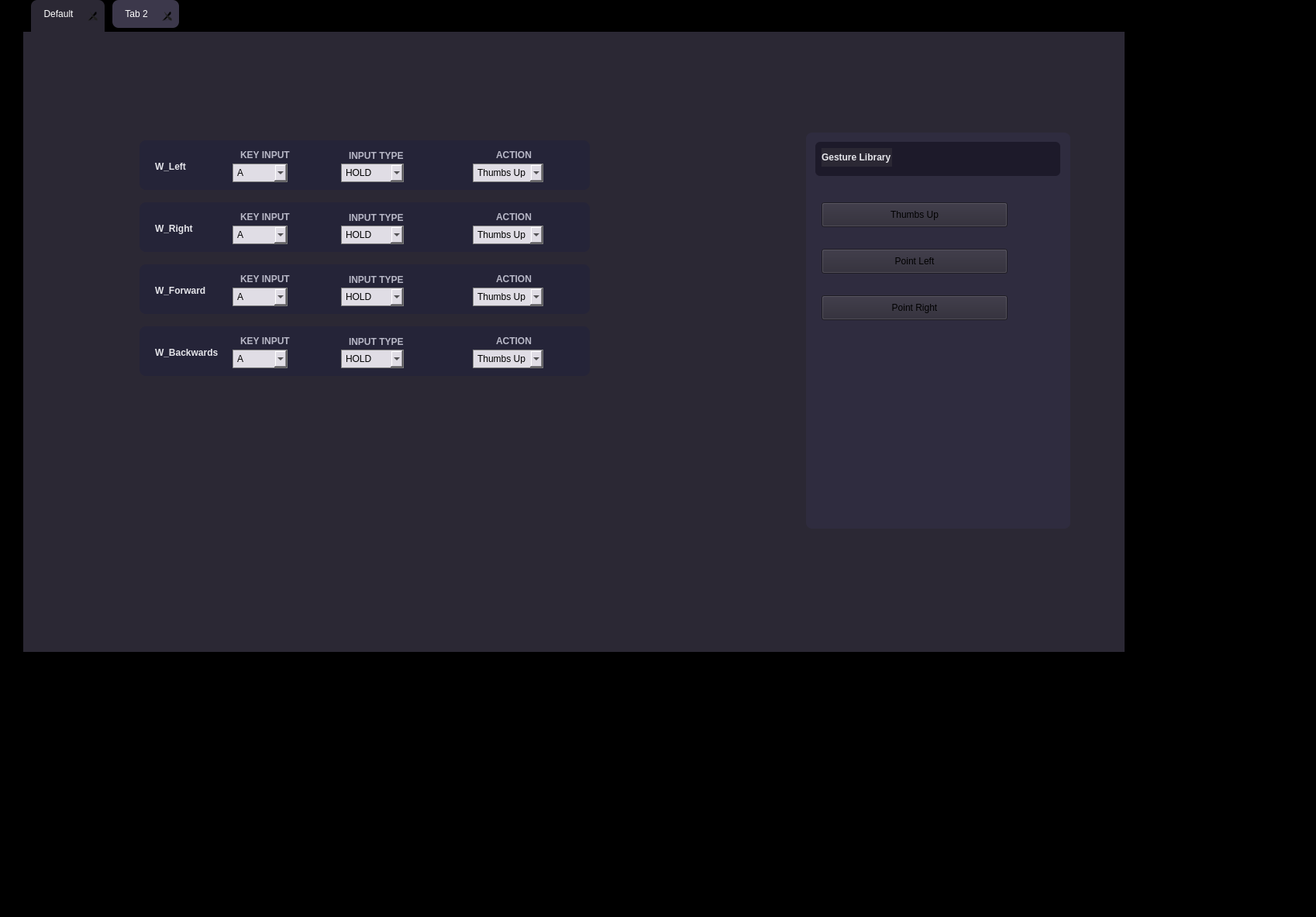
<?xml version="1.0" encoding="UTF-8"?>
<ui version="4.0">
 <class>Form</class>
 <widget class="QWidget" name="Form">
  <property name="enabled">
   <bool>true</bool>
  </property>
  <property name="geometry">
   <rect>
    <x>0</x>
    <y>0</y>
    <width>1698</width>
    <height>1183</height>
   </rect>
  </property>
  <property name="windowTitle">
   <string>Form</string>
  </property>
  <property name="styleSheet">
   <string notr="true">background-color: rgb(0, 0, 0);</string>
  </property>
  <widget class="QTabWidget" name="tabWidget">
   <property name="enabled">
    <bool>true</bool>
   </property>
   <property name="geometry">
    <rect>
     <x>30</x>
     <y>0</y>
     <width>1421</width>
     <height>841</height>
    </rect>
   </property>
   <property name="styleSheet">
    <string notr="true">QTabBar {
	border:none;
}

QTabWidget {
	background-color: rgb(0, 0, 0);
}

QTabBar::tab {
    background: #3C384B;
    color: #ffffff;
    padding: 8px 16px;
    border-radius: 8px;
    margin-left: 10px;
    margin-bottom: 5px;
}

QTabBar::tab:selected {
    background: #2B2834;
	border-bottom-left-radius: 0px; 
	border-bottom-right-radius: 0px; 
	margin-bottom: -1px;
	padding: 8px 16px 14px 16px;
}

QTabWidget::pane {
	background-color: #2B2834;

}
QTabBar::close-button {
image: url(C:/Users/Xi Yang How/Desktop/SIM/Y3S3/FYP/designerapp/resource/Delete-1--Streamline-Core.png);
padding: 1px 3px 5px 3px;
subcontrol-origin: padding;
subcontrol-position: right;

}


</string>
   </property>
   <property name="tabShape">
    <enum>QTabWidget::TabShape::Rounded</enum>
   </property>
   <property name="currentIndex">
    <number>0</number>
   </property>
   <property name="iconSize">
    <size>
     <width>32</width>
     <height>32</height>
    </size>
   </property>
   <property name="documentMode">
    <bool>false</bool>
   </property>
   <property name="tabsClosable">
    <bool>true</bool>
   </property>
   <property name="movable">
    <bool>false</bool>
   </property>
   <property name="tabBarAutoHide">
    <bool>false</bool>
   </property>
   <widget class="QWidget" name="tab">
    <property name="styleSheet">
     <string notr="true">background-color: #2B2834
</string>
    </property>
    <attribute name="title">
     <string>Default</string>
    </attribute>
    <widget class="QFrame" name="frameAction">
     <property name="geometry">
      <rect>
       <x>150</x>
       <y>140</y>
       <width>581</width>
       <height>64</height>
      </rect>
     </property>
     <property name="styleSheet">
      <string notr="true">QFrame { background-color: #252438; border-radius: 8px; }</string>
     </property>
     <property name="frameShape">
      <enum>QFrame::Shape::StyledPanel</enum>
     </property>
     <widget class="QComboBox" name="comboType">
      <property name="geometry">
       <rect>
        <x>260</x>
        <y>30</y>
        <width>81</width>
        <height>24</height>
       </rect>
      </property>
      <property name="styleSheet">
       <string notr="true">QComboBox {
    background-color: #e0dde5;
    color: black;
    border: 1px solid gray;  /* Optional: Adds a border so it doesn't look flat */
    padding: 5px;            /* Optional: Adds space for text breathing room */
}

/* Optional: If you want the drop-down list (popup) to match the color */
QComboBox QAbstractItemView {
    background-color: #e0dde5;
    color: black;
    selection-background-color: #a09d9d; /* Color when hovering over an item */
}</string>
      </property>
      <item>
       <property name="text">
        <string>HOLD</string>
       </property>
      </item>
      <item>
       <property name="text">
        <string>PRESS</string>
       </property>
      </item>
      <item>
       <property name="text">
        <string>TOGGLE</string>
       </property>
      </item>
     </widget>
     <widget class="QLabel" name="lblInputType">
      <property name="geometry">
       <rect>
        <x>270</x>
        <y>10</y>
        <width>81</width>
        <height>20</height>
       </rect>
      </property>
      <property name="styleSheet">
       <string notr="true">QLabel { color: #B8B8C7; font-weight: 600; }</string>
      </property>
      <property name="text">
       <string>INPUT TYPE</string>
      </property>
     </widget>
     <widget class="QLabel" name="lblAction">
      <property name="geometry">
       <rect>
        <x>460</x>
        <y>10</y>
        <width>51</width>
        <height>18</height>
       </rect>
      </property>
      <property name="styleSheet">
       <string notr="true">QLabel { color: #B8B8C7; font-weight: 600; }</string>
      </property>
      <property name="text">
       <string>ACTION</string>
      </property>
     </widget>
     <widget class="QComboBox" name="comboKey">
      <property name="geometry">
       <rect>
        <x>120</x>
        <y>30</y>
        <width>71</width>
        <height>24</height>
       </rect>
      </property>
      <property name="autoFillBackground">
       <bool>false</bool>
      </property>
      <property name="styleSheet">
       <string notr="true">QComboBox {
    background-color: #e0dde5;
    color: black;
    border: 1px solid gray;  /* Optional: Adds a border so it doesn't look flat */
    padding: 5px;            /* Optional: Adds space for text breathing room */
}

/* Optional: If you want the drop-down list (popup) to match the color */
QComboBox QAbstractItemView {
    background-color: #e0dde5;
    color: black;
    selection-background-color: #a09d9d; /* Color when hovering over an item */
}</string>
      </property>
      <item>
       <property name="text">
        <string>A</string>
       </property>
      </item>
      <item>
       <property name="text">
        <string>B</string>
       </property>
      </item>
      <item>
       <property name="text">
        <string>C</string>
       </property>
      </item>
      <item>
       <property name="text">
        <string>W</string>
       </property>
      </item>
      <item>
       <property name="text">
        <string>S</string>
       </property>
      </item>
      <item>
       <property name="text">
        <string>Left</string>
       </property>
      </item>
      <item>
       <property name="text">
        <string>Right</string>
       </property>
      </item>
     </widget>
     <widget class="QLabel" name="lblKeyInput">
      <property name="geometry">
       <rect>
        <x>130</x>
        <y>10</y>
        <width>71</width>
        <height>18</height>
       </rect>
      </property>
      <property name="styleSheet">
       <string notr="true">QLabel { color: #B8B8C7; font-weight: 600; }</string>
      </property>
      <property name="text">
       <string>KEY INPUT</string>
      </property>
     </widget>
     <widget class="QLabel" name="lblActionName">
      <property name="geometry">
       <rect>
        <x>20</x>
        <y>20</y>
        <width>81</width>
        <height>28</height>
       </rect>
      </property>
      <property name="styleSheet">
       <string notr="true">QLabel { color: #E5E5EA; font-weight: 600; }</string>
      </property>
      <property name="text">
       <string>W_Left</string>
      </property>
     </widget>
     <widget class="QComboBox" name="comboAction">
      <property name="geometry">
       <rect>
        <x>430</x>
        <y>30</y>
        <width>91</width>
        <height>24</height>
       </rect>
      </property>
      <property name="styleSheet">
       <string notr="true">QComboBox {
    background-color: #e0dde5;
    color: black;
    border: 1px solid gray;  /* Optional: Adds a border so it doesn't look flat */
    padding: 5px;            /* Optional: Adds space for text breathing room */
}

/* Optional: If you want the drop-down list (popup) to match the color */
QComboBox QAbstractItemView {
    background-color: #e0dde5;
    color: black;
    selection-background-color: #a09d9d; /* Color when hovering over an item */
}</string>
      </property>
      <item>
       <property name="text">
        <string>Thumbs Up</string>
       </property>
      </item>
      <item>
       <property name="text">
        <string>Point Left</string>
       </property>
      </item>
      <item>
       <property name="text">
        <string>Point Right</string>
       </property>
      </item>
     </widget>
    </widget>
    <widget class="QFrame" name="frameAction_2">
     <property name="geometry">
      <rect>
       <x>150</x>
       <y>220</y>
       <width>581</width>
       <height>64</height>
      </rect>
     </property>
     <property name="styleSheet">
      <string notr="true">QFrame { background-color: #252438; border-radius: 8px; }</string>
     </property>
     <property name="frameShape">
      <enum>QFrame::Shape::StyledPanel</enum>
     </property>
     <widget class="QComboBox" name="comboType_2">
      <property name="geometry">
       <rect>
        <x>260</x>
        <y>30</y>
        <width>81</width>
        <height>24</height>
       </rect>
      </property>
      <property name="styleSheet">
       <string notr="true">QComboBox {
    background-color: #e0dde5;
    color: black;
    border: 1px solid gray;  /* Optional: Adds a border so it doesn't look flat */
    padding: 5px;            /* Optional: Adds space for text breathing room */
}

/* Optional: If you want the drop-down list (popup) to match the color */
QComboBox QAbstractItemView {
    background-color: #e0dde5;
    color: black;
    selection-background-color: #a09d9d; /* Color when hovering over an item */
}</string>
      </property>
      <item>
       <property name="text">
        <string>HOLD</string>
       </property>
      </item>
      <item>
       <property name="text">
        <string>PRESS</string>
       </property>
      </item>
      <item>
       <property name="text">
        <string>TOGGLE</string>
       </property>
      </item>
     </widget>
     <widget class="QLabel" name="lblInputType_2">
      <property name="geometry">
       <rect>
        <x>270</x>
        <y>10</y>
        <width>81</width>
        <height>20</height>
       </rect>
      </property>
      <property name="styleSheet">
       <string notr="true">QLabel { color: #B8B8C7; font-weight: 600; }</string>
      </property>
      <property name="text">
       <string>INPUT TYPE</string>
      </property>
     </widget>
     <widget class="QLabel" name="lblAction_2">
      <property name="geometry">
       <rect>
        <x>460</x>
        <y>10</y>
        <width>51</width>
        <height>18</height>
       </rect>
      </property>
      <property name="styleSheet">
       <string notr="true">QLabel { color: #B8B8C7; font-weight: 600; }</string>
      </property>
      <property name="text">
       <string>ACTION</string>
      </property>
     </widget>
     <widget class="QComboBox" name="comboKey_2">
      <property name="geometry">
       <rect>
        <x>120</x>
        <y>30</y>
        <width>71</width>
        <height>24</height>
       </rect>
      </property>
      <property name="styleSheet">
       <string notr="true">QComboBox {
    background-color: #e0dde5;
    color: black;
    border: 1px solid gray;  /* Optional: Adds a border so it doesn't look flat */
    padding: 5px;            /* Optional: Adds space for text breathing room */
}

/* Optional: If you want the drop-down list (popup) to match the color */
QComboBox QAbstractItemView {
    background-color: #e0dde5;
    color: black;
    selection-background-color: #a09d9d; /* Color when hovering over an item */
}</string>
      </property>
      <property name="currentText">
       <string>A</string>
      </property>
      <item>
       <property name="text">
        <string>A</string>
       </property>
      </item>
      <item>
       <property name="text">
        <string>B</string>
       </property>
      </item>
      <item>
       <property name="text">
        <string>C</string>
       </property>
      </item>
      <item>
       <property name="text">
        <string>W</string>
       </property>
      </item>
      <item>
       <property name="text">
        <string>S</string>
       </property>
      </item>
      <item>
       <property name="text">
        <string>Left</string>
       </property>
      </item>
      <item>
       <property name="text">
        <string>Right</string>
       </property>
      </item>
     </widget>
     <widget class="QLabel" name="lblKeyInput_2">
      <property name="geometry">
       <rect>
        <x>130</x>
        <y>10</y>
        <width>71</width>
        <height>18</height>
       </rect>
      </property>
      <property name="styleSheet">
       <string notr="true">QLabel { color: #B8B8C7; font-weight: 600; }</string>
      </property>
      <property name="text">
       <string>KEY INPUT</string>
      </property>
     </widget>
     <widget class="QLabel" name="lblActionName_2">
      <property name="geometry">
       <rect>
        <x>20</x>
        <y>20</y>
        <width>81</width>
        <height>28</height>
       </rect>
      </property>
      <property name="styleSheet">
       <string notr="true">QLabel { color: #E5E5EA; font-weight: 600; }</string>
      </property>
      <property name="text">
       <string>W_Right</string>
      </property>
     </widget>
     <widget class="QComboBox" name="comboAction_2">
      <property name="geometry">
       <rect>
        <x>430</x>
        <y>30</y>
        <width>91</width>
        <height>24</height>
       </rect>
      </property>
      <property name="styleSheet">
       <string notr="true">QComboBox {
    background-color: #e0dde5;
    color: black;
    border: 1px solid gray;  /* Optional: Adds a border so it doesn't look flat */
    padding: 5px;            /* Optional: Adds space for text breathing room */
}

/* Optional: If you want the drop-down list (popup) to match the color */
QComboBox QAbstractItemView {
    background-color: #e0dde5;
    color: black;
    selection-background-color: #a09d9d; /* Color when hovering over an item */
}</string>
      </property>
      <item>
       <property name="text">
        <string>Thumbs Up</string>
       </property>
      </item>
      <item>
       <property name="text">
        <string>Point Left</string>
       </property>
      </item>
      <item>
       <property name="text">
        <string>Point Right</string>
       </property>
      </item>
     </widget>
    </widget>
    <widget class="QFrame" name="frameAction_3">
     <property name="geometry">
      <rect>
       <x>150</x>
       <y>380</y>
       <width>581</width>
       <height>64</height>
      </rect>
     </property>
     <property name="styleSheet">
      <string notr="true">QFrame { background-color: #252438; border-radius: 8px; }</string>
     </property>
     <property name="frameShape">
      <enum>QFrame::Shape::StyledPanel</enum>
     </property>
     <widget class="QComboBox" name="comboType_3">
      <property name="geometry">
       <rect>
        <x>260</x>
        <y>30</y>
        <width>81</width>
        <height>24</height>
       </rect>
      </property>
      <property name="styleSheet">
       <string notr="true">QComboBox {
    background-color: #e0dde5;
    color: black;
    border: 1px solid gray;  /* Optional: Adds a border so it doesn't look flat */
    padding: 5px;            /* Optional: Adds space for text breathing room */
}

/* Optional: If you want the drop-down list (popup) to match the color */
QComboBox QAbstractItemView {
    background-color: #e0dde5;
    color: black;
    selection-background-color: #a09d9d; /* Color when hovering over an item */
}</string>
      </property>
      <item>
       <property name="text">
        <string>HOLD</string>
       </property>
      </item>
      <item>
       <property name="text">
        <string>PRESS</string>
       </property>
      </item>
      <item>
       <property name="text">
        <string>TOGGLE</string>
       </property>
      </item>
     </widget>
     <widget class="QLabel" name="lblInputType_3">
      <property name="geometry">
       <rect>
        <x>270</x>
        <y>10</y>
        <width>81</width>
        <height>20</height>
       </rect>
      </property>
      <property name="styleSheet">
       <string notr="true">QLabel { color: #B8B8C7; font-weight: 600; }</string>
      </property>
      <property name="text">
       <string>INPUT TYPE</string>
      </property>
     </widget>
     <widget class="QLabel" name="lblAction_3">
      <property name="geometry">
       <rect>
        <x>460</x>
        <y>10</y>
        <width>51</width>
        <height>18</height>
       </rect>
      </property>
      <property name="styleSheet">
       <string notr="true">QLabel { color: #B8B8C7; font-weight: 600; }</string>
      </property>
      <property name="text">
       <string>ACTION</string>
      </property>
     </widget>
     <widget class="QComboBox" name="comboKey_3">
      <property name="geometry">
       <rect>
        <x>120</x>
        <y>30</y>
        <width>71</width>
        <height>24</height>
       </rect>
      </property>
      <property name="styleSheet">
       <string notr="true">QComboBox {
    background-color: #e0dde5;
    color: black;
    border: 1px solid gray;  /* Optional: Adds a border so it doesn't look flat */
    padding: 5px;            /* Optional: Adds space for text breathing room */
}

/* Optional: If you want the drop-down list (popup) to match the color */
QComboBox QAbstractItemView {
    background-color: #e0dde5;
    color: black;
    selection-background-color: #a09d9d; /* Color when hovering over an item */
}</string>
      </property>
      <property name="currentText">
       <string>S</string>
      </property>
      <item>
       <property name="text">
        <string>A</string>
       </property>
      </item>
      <item>
       <property name="text">
        <string>B</string>
       </property>
      </item>
      <item>
       <property name="text">
        <string>C</string>
       </property>
      </item>
      <item>
       <property name="text">
        <string>W</string>
       </property>
      </item>
      <item>
       <property name="text">
        <string>S</string>
       </property>
      </item>
      <item>
       <property name="text">
        <string>Left</string>
       </property>
      </item>
      <item>
       <property name="text">
        <string>Right</string>
       </property>
      </item>
     </widget>
     <widget class="QLabel" name="lblKeyInput_3">
      <property name="geometry">
       <rect>
        <x>130</x>
        <y>10</y>
        <width>71</width>
        <height>18</height>
       </rect>
      </property>
      <property name="styleSheet">
       <string notr="true">QLabel { color: #B8B8C7; font-weight: 600; }</string>
      </property>
      <property name="text">
       <string>KEY INPUT</string>
      </property>
     </widget>
     <widget class="QLabel" name="lblActionName_3">
      <property name="geometry">
       <rect>
        <x>20</x>
        <y>20</y>
        <width>81</width>
        <height>28</height>
       </rect>
      </property>
      <property name="styleSheet">
       <string notr="true">QLabel { color: #E5E5EA; font-weight: 600; }</string>
      </property>
      <property name="text">
       <string>W_Backwards</string>
      </property>
     </widget>
     <widget class="QComboBox" name="comboAction_3">
      <property name="geometry">
       <rect>
        <x>430</x>
        <y>30</y>
        <width>91</width>
        <height>24</height>
       </rect>
      </property>
      <property name="styleSheet">
       <string notr="true">QComboBox {
    background-color: #e0dde5;
    color: black;
    border: 1px solid gray;  /* Optional: Adds a border so it doesn't look flat */
    padding: 5px;            /* Optional: Adds space for text breathing room */
}

/* Optional: If you want the drop-down list (popup) to match the color */
QComboBox QAbstractItemView {
    background-color: #e0dde5;
    color: black;
    selection-background-color: #a09d9d; /* Color when hovering over an item */
}</string>
      </property>
      <item>
       <property name="text">
        <string>Thumbs Up</string>
       </property>
      </item>
      <item>
       <property name="text">
        <string>Point Left</string>
       </property>
      </item>
      <item>
       <property name="text">
        <string>Point Right</string>
       </property>
      </item>
     </widget>
    </widget>
    <widget class="QFrame" name="frameAction_4">
     <property name="geometry">
      <rect>
       <x>150</x>
       <y>300</y>
       <width>581</width>
       <height>64</height>
      </rect>
     </property>
     <property name="styleSheet">
      <string notr="true">QFrame { background-color: #252438; border-radius: 8px; }</string>
     </property>
     <property name="frameShape">
      <enum>QFrame::Shape::StyledPanel</enum>
     </property>
     <widget class="QComboBox" name="comboType_4">
      <property name="geometry">
       <rect>
        <x>260</x>
        <y>30</y>
        <width>81</width>
        <height>24</height>
       </rect>
      </property>
      <property name="styleSheet">
       <string notr="true">QComboBox {
    background-color: #e0dde5;
    color: black;
    border: 1px solid gray;  /* Optional: Adds a border so it doesn't look flat */
    padding: 5px;            /* Optional: Adds space for text breathing room */
}

/* Optional: If you want the drop-down list (popup) to match the color */
QComboBox QAbstractItemView {
    background-color: #e0dde5;
    color: black;
    selection-background-color: #a09d9d; /* Color when hovering over an item */
}</string>
      </property>
      <item>
       <property name="text">
        <string>HOLD</string>
       </property>
      </item>
      <item>
       <property name="text">
        <string>PRESS</string>
       </property>
      </item>
      <item>
       <property name="text">
        <string>TOGGLE</string>
       </property>
      </item>
     </widget>
     <widget class="QLabel" name="lblInputType_4">
      <property name="geometry">
       <rect>
        <x>270</x>
        <y>10</y>
        <width>81</width>
        <height>20</height>
       </rect>
      </property>
      <property name="styleSheet">
       <string notr="true">QLabel { color: #B8B8C7; font-weight: 600; }</string>
      </property>
      <property name="text">
       <string>INPUT TYPE</string>
      </property>
     </widget>
     <widget class="QLabel" name="lblAction_4">
      <property name="geometry">
       <rect>
        <x>460</x>
        <y>10</y>
        <width>51</width>
        <height>18</height>
       </rect>
      </property>
      <property name="styleSheet">
       <string notr="true">QLabel { color: #B8B8C7; font-weight: 600; }</string>
      </property>
      <property name="text">
       <string>ACTION</string>
      </property>
     </widget>
     <widget class="QComboBox" name="comboKey_4">
      <property name="geometry">
       <rect>
        <x>120</x>
        <y>30</y>
        <width>71</width>
        <height>24</height>
       </rect>
      </property>
      <property name="styleSheet">
       <string notr="true">QComboBox {
    background-color: #e0dde5;
    color: black;
    border: 1px solid gray;  /* Optional: Adds a border so it doesn't look flat */
    padding: 5px;            /* Optional: Adds space for text breathing room */
}

/* Optional: If you want the drop-down list (popup) to match the color */
QComboBox QAbstractItemView {
    background-color: #e0dde5;
    color: black;
    selection-background-color: #a09d9d; /* Color when hovering over an item */
}</string>
      </property>
      <property name="currentText">
       <string>W</string>
      </property>
      <item>
       <property name="text">
        <string>A</string>
       </property>
      </item>
      <item>
       <property name="text">
        <string>B</string>
       </property>
      </item>
      <item>
       <property name="text">
        <string>C</string>
       </property>
      </item>
      <item>
       <property name="text">
        <string>W</string>
       </property>
      </item>
      <item>
       <property name="text">
        <string>S</string>
       </property>
      </item>
      <item>
       <property name="text">
        <string>Left</string>
       </property>
      </item>
      <item>
       <property name="text">
        <string>Right</string>
       </property>
      </item>
     </widget>
     <widget class="QLabel" name="lblKeyInput_4">
      <property name="geometry">
       <rect>
        <x>130</x>
        <y>10</y>
        <width>71</width>
        <height>18</height>
       </rect>
      </property>
      <property name="styleSheet">
       <string notr="true">QLabel { color: #B8B8C7; font-weight: 600; }</string>
      </property>
      <property name="text">
       <string>KEY INPUT</string>
      </property>
     </widget>
     <widget class="QLabel" name="lblActionName_4">
      <property name="geometry">
       <rect>
        <x>20</x>
        <y>20</y>
        <width>81</width>
        <height>28</height>
       </rect>
      </property>
      <property name="styleSheet">
       <string notr="true">QLabel { color: #E5E5EA; font-weight: 600; }</string>
      </property>
      <property name="text">
       <string>W_Forward</string>
      </property>
     </widget>
     <widget class="QComboBox" name="comboAction_4">
      <property name="geometry">
       <rect>
        <x>430</x>
        <y>30</y>
        <width>91</width>
        <height>24</height>
       </rect>
      </property>
      <property name="styleSheet">
       <string notr="true">QComboBox {
    background-color: #e0dde5;
    color: black;
    border: 1px solid gray;  /* Optional: Adds a border so it doesn't look flat */
    padding: 5px;            /* Optional: Adds space for text breathing room */
}

/* Optional: If you want the drop-down list (popup) to match the color */
QComboBox QAbstractItemView {
    background-color: #e0dde5;
    color: black;
    selection-background-color: #a09d9d; /* Color when hovering over an item */
}</string>
      </property>
      <item>
       <property name="text">
        <string>Thumbs Up</string>
       </property>
      </item>
      <item>
       <property name="text">
        <string>Point Left</string>
       </property>
      </item>
      <item>
       <property name="text">
        <string>Point Right</string>
       </property>
      </item>
     </widget>
    </widget>
    <widget class="QWidget" name="panelGesture" native="true">
     <property name="geometry">
      <rect>
       <x>1010</x>
       <y>130</y>
       <width>341</width>
       <height>511</height>
      </rect>
     </property>
     <property name="styleSheet">
      <string notr="true">#panelGesture { background-color: #2F2C3F; border-radius: 8px; }</string>
     </property>
     <widget class="QWidget" name="glHeader" native="true">
      <property name="geometry">
       <rect>
        <x>12</x>
        <y>12</y>
        <width>316</width>
        <height>44</height>
       </rect>
      </property>
      <property name="styleSheet">
       <string notr="true">#glHeader { background-color: #1D1A2A; border-radius: 6px; }</string>
      </property>
      <widget class="QPushButton" name="btnDelete_9">
       <property name="geometry">
        <rect>
         <x>250</x>
         <y>10</y>
         <width>51</width>
         <height>31</height>
        </rect>
       </property>
       <property name="styleSheet">
        <string notr="true"> background-color: #1D1A2A;</string>
       </property>
       <property name="text">
        <string/>
       </property>
       <property name="icon">
        <iconset theme="QIcon::ThemeIcon::MediaRecord"/>
       </property>
       <property name="flat">
        <bool>true</bool>
       </property>
      </widget>
     </widget>
     <widget class="QLabel" name="lblTitle">
      <property name="geometry">
       <rect>
        <x>20</x>
        <y>20</y>
        <width>91</width>
        <height>24</height>
       </rect>
      </property>
      <property name="styleSheet">
       <string notr="true">QLabel { color: #E5E5EA; font-weight: 700; }</string>
      </property>
      <property name="text">
       <string>Gesture Library</string>
      </property>
     </widget>
     <widget class="QPushButton" name="btnThumbsUp">
      <property name="geometry">
       <rect>
        <x>20</x>
        <y>90</y>
        <width>240</width>
        <height>32</height>
       </rect>
      </property>
      <property name="styleSheet">
       <string notr="true">QFrame { background-color: #252438; border-radius: 8px; }</string>
      </property>
      <property name="text">
       <string>Thumbs Up</string>
      </property>
     </widget>
     <widget class="QPushButton" name="btnPointLeft">
      <property name="geometry">
       <rect>
        <x>20</x>
        <y>150</y>
        <width>240</width>
        <height>32</height>
       </rect>
      </property>
      <property name="styleSheet">
       <string notr="true">QFrame { background-color: #252438; border-radius: 8px; }</string>
      </property>
      <property name="text">
       <string>Point Left</string>
      </property>
     </widget>
     <widget class="QPushButton" name="btnPointRight">
      <property name="geometry">
       <rect>
        <x>20</x>
        <y>210</y>
        <width>240</width>
        <height>32</height>
       </rect>
      </property>
      <property name="styleSheet">
       <string notr="true">QFrame { background-color: #252438; border-radius: 8px; }</string>
      </property>
      <property name="text">
       <string>Point Right</string>
      </property>
     </widget>
     <widget class="QPushButton" name="btnDelete_5">
      <property name="geometry">
       <rect>
        <x>270</x>
        <y>90</y>
        <width>41</width>
        <height>31</height>
       </rect>
      </property>
      <property name="styleSheet">
       <string notr="true">background-color: #2F2C3F</string>
      </property>
      <property name="text">
       <string/>
      </property>
      <property name="icon">
       <iconset>
        <normaloff>../UI/Recycle-Bin-2--Streamline-Core.png</normaloff>../UI/Recycle-Bin-2--Streamline-Core.png</iconset>
      </property>
      <property name="flat">
       <bool>true</bool>
      </property>
     </widget>
     <widget class="QPushButton" name="btnDelete_6">
      <property name="geometry">
       <rect>
        <x>270</x>
        <y>150</y>
        <width>41</width>
        <height>31</height>
       </rect>
      </property>
      <property name="styleSheet">
       <string notr="true">background-color: #2F2C3F</string>
      </property>
      <property name="text">
       <string/>
      </property>
      <property name="icon">
       <iconset>
        <normaloff>../UI/Recycle-Bin-2--Streamline-Core.png</normaloff>../UI/Recycle-Bin-2--Streamline-Core.png</iconset>
      </property>
      <property name="flat">
       <bool>true</bool>
      </property>
     </widget>
     <widget class="QPushButton" name="btnDelete_7">
      <property name="geometry">
       <rect>
        <x>270</x>
        <y>210</y>
        <width>41</width>
        <height>31</height>
       </rect>
      </property>
      <property name="styleSheet">
       <string notr="true">background-color: #2F2C3F</string>
      </property>
      <property name="text">
       <string/>
      </property>
      <property name="icon">
       <iconset>
        <normaloff>../UI/Recycle-Bin-2--Streamline-Core.png</normaloff>../UI/Recycle-Bin-2--Streamline-Core.png</iconset>
      </property>
      <property name="flat">
       <bool>true</bool>
      </property>
     </widget>
     <widget class="QPushButton" name="btnDelete_8">
      <property name="geometry">
       <rect>
        <x>330</x>
        <y>140</y>
        <width>41</width>
        <height>31</height>
       </rect>
      </property>
      <property name="styleSheet">
       <string notr="true">background-color: #2F2C3F</string>
      </property>
      <property name="text">
       <string/>
      </property>
      <property name="icon">
       <iconset>
        <normaloff>../UI/Recycle-Bin-2--Streamline-Core.png</normaloff>../UI/Recycle-Bin-2--Streamline-Core.png</iconset>
      </property>
      <property name="flat">
       <bool>true</bool>
      </property>
     </widget>
    </widget>
    <widget class="QPushButton" name="btnDelete">
     <property name="geometry">
      <rect>
       <x>750</x>
       <y>150</y>
       <width>41</width>
       <height>41</height>
      </rect>
     </property>
     <property name="text">
      <string/>
     </property>
     <property name="icon">
      <iconset>
       <normaloff>../UI/Recycle-Bin-2--Streamline-Core.png</normaloff>../UI/Recycle-Bin-2--Streamline-Core.png</iconset>
     </property>
     <property name="flat">
      <bool>true</bool>
     </property>
    </widget>
    <widget class="QPushButton" name="btnDelete_2">
     <property name="geometry">
      <rect>
       <x>750</x>
       <y>230</y>
       <width>41</width>
       <height>41</height>
      </rect>
     </property>
     <property name="text">
      <string/>
     </property>
     <property name="icon">
      <iconset>
       <normaloff>../UI/Recycle-Bin-2--Streamline-Core.png</normaloff>../UI/Recycle-Bin-2--Streamline-Core.png</iconset>
     </property>
     <property name="flat">
      <bool>true</bool>
     </property>
    </widget>
    <widget class="QPushButton" name="btnDelete_3">
     <property name="geometry">
      <rect>
       <x>750</x>
       <y>310</y>
       <width>41</width>
       <height>41</height>
      </rect>
     </property>
     <property name="text">
      <string/>
     </property>
     <property name="icon">
      <iconset>
       <normaloff>../UI/Recycle-Bin-2--Streamline-Core.png</normaloff>../UI/Recycle-Bin-2--Streamline-Core.png</iconset>
     </property>
     <property name="flat">
      <bool>true</bool>
     </property>
    </widget>
    <widget class="QPushButton" name="btnDelete_4">
     <property name="geometry">
      <rect>
       <x>750</x>
       <y>390</y>
       <width>41</width>
       <height>41</height>
      </rect>
     </property>
     <property name="text">
      <string/>
     </property>
     <property name="icon">
      <iconset>
       <normaloff>../UI/Recycle-Bin-2--Streamline-Core.png</normaloff>../UI/Recycle-Bin-2--Streamline-Core.png</iconset>
     </property>
     <property name="flat">
      <bool>true</bool>
     </property>
    </widget>
    <widget class="QWidget" name="">
     <property name="geometry">
      <rect>
       <x>570</x>
       <y>60</y>
       <width>164</width>
       <height>28</height>
      </rect>
     </property>
     <layout class="QHBoxLayout" name="horizontalLayout">
      <item>
       <widget class="QPushButton" name="btnCamera">
        <property name="text">
         <string/>
        </property>
        <property name="icon">
         <iconset>
          <normaloff>../UI/Camera-1--Streamline-Core.png</normaloff>../UI/Camera-1--Streamline-Core.png</iconset>
        </property>
        <property name="flat">
         <bool>true</bool>
        </property>
       </widget>
      </item>
      <item>
       <widget class="QPushButton" name="btnRecord">
        <property name="text">
         <string/>
        </property>
        <property name="icon">
         <iconset>
          <normaloff>../UI/Webcam-Video--Streamline-Core.png</normaloff>../UI/Webcam-Video--Streamline-Core.png</iconset>
        </property>
        <property name="flat">
         <bool>true</bool>
        </property>
       </widget>
      </item>
      <item>
       <widget class="QPushButton" name="btnAddLine">
        <property name="text">
         <string/>
        </property>
        <property name="icon">
         <iconset>
          <normaloff>../UI/Add-Circle--Streamline-Core.png</normaloff>../UI/Add-Circle--Streamline-Core.png</iconset>
        </property>
        <property name="flat">
         <bool>true</bool>
        </property>
       </widget>
      </item>
      <item>
       <widget class="QPushButton" name="btnSettings">
        <property name="text">
         <string/>
        </property>
        <property name="icon">
         <iconset>
          <normaloff>../UI/white gear.png</normaloff>../UI/white gear.png</iconset>
        </property>
        <property name="flat">
         <bool>true</bool>
        </property>
       </widget>
      </item>
     </layout>
    </widget>
   </widget>
   <widget class="QWidget" name="tab_2">
    <attribute name="title">
     <string>Tab 2</string>
    </attribute>
   </widget>
  </widget>
  <widget class="QPushButton" name="pushButton">
   <property name="geometry">
    <rect>
     <x>1648</x>
     <y>0</y>
     <width>50</width>
     <height>50</height>
    </rect>
   </property>
   <property name="text">
    <string/>
   </property>
   <property name="icon">
    <iconset>
     <normaloff>../To do list/Icons/Button-Power-1--Streamline-Core.png</normaloff>../To do list/Icons/Button-Power-1--Streamline-Core.png</iconset>
   </property>
   <property name="iconSize">
    <size>
     <width>32</width>
     <height>32</height>
    </size>
   </property>
   <property name="flat">
    <bool>true</bool>
   </property>
  </widget>
 </widget>
 <resources/>
 <connections/>
</ui>
